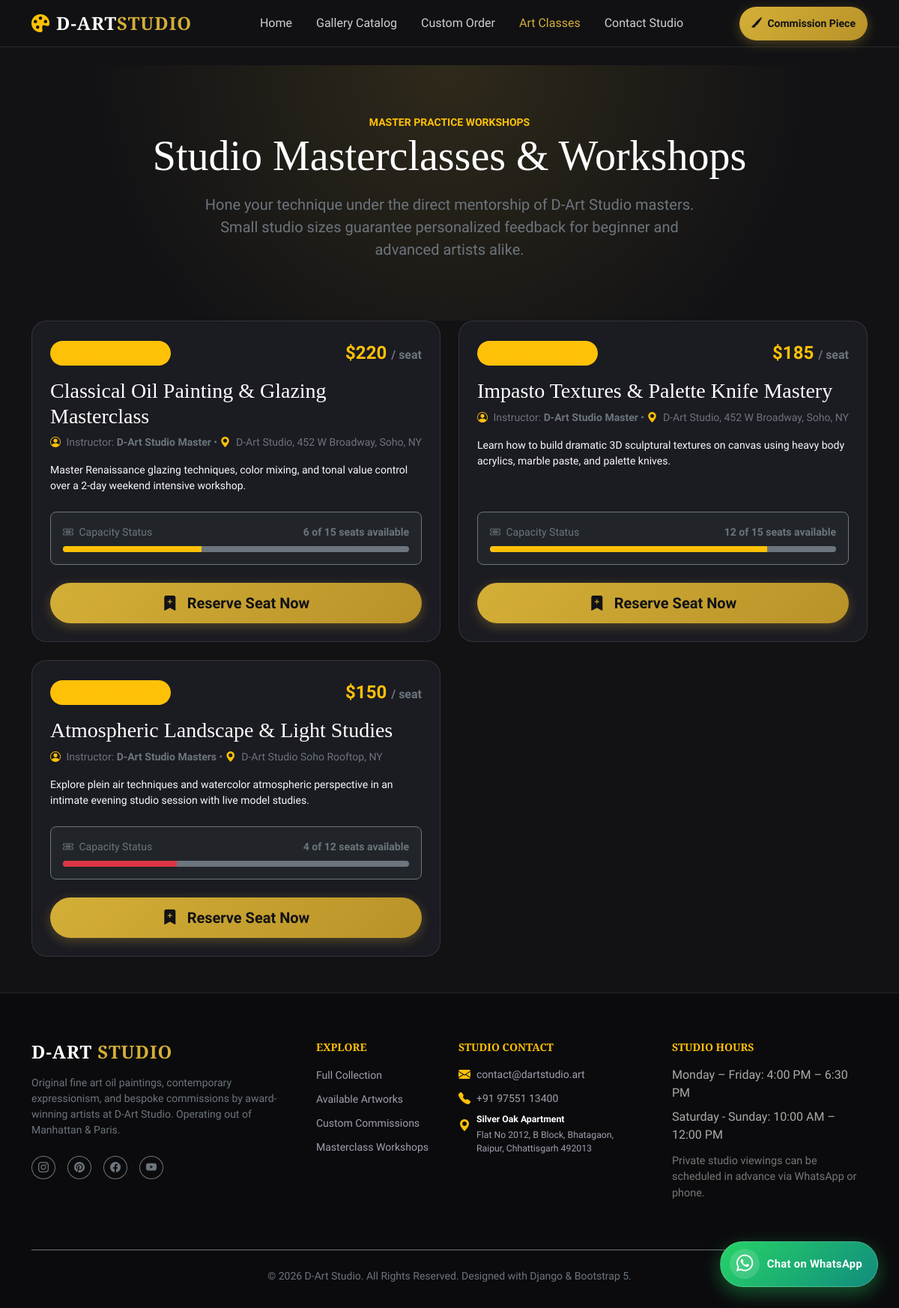
/classes/, run on the app's committed database.
### gallery/models.py (models this page shows, shortened)
class ArtClass(models.Model):
    title = models.CharField(max_length=200)
    slug = models.SlugField(unique=True, max_length=200, blank=True)
    description = models.TextField()
    date = models.DateTimeField()
    price = models.DecimalField(max_digits=8, decimal_places=2)
    location = models.CharField(max_length=250)
    seats_available = models.PositiveIntegerField()
    total_seats = models.PositiveIntegerField(default=15)
    instructor = models.CharField(max_length=100, default="D-Art Studio Team")
    image = models.ImageField(upload_to='classes/', blank=True, null=True)
    class Meta:
        verbose_name_plural = "Art Classes"
        ordering = ['date']

### gallery/views.py (the view, shortened to what this page needs)
# urls.py: path('classes/', views.ClassesView.as_view(), name='classes_list'),
class ClassesView(View):
    def get(self, request):
        classes = ArtClass.objects.all()
        reservation_form = SeatReservationForm()
        return render(request, 'gallery/classes.html', {
            'classes': classes,
            'reservation_form': reservation_form
        })

### gallery/templates/gallery/classes.html (shortened to what this page needs)
{% extends 'gallery/base.html' %}
{% load static %}
{% block content %}
<section class="py-5 text-white position-relative" style="background: radial-gradient(circle at 50% 0%, rgba(212, 175, 55, 0.15) 0%, transparent 70%);">
    <div class="container text-center py-3">
        <span class="text-warning text-uppercase fw-bold tracking-wider small">Master Practice Workshops</span>
        <h1 class="display-4 font-serif text-white mb-3">Studio Masterclasses & Workshops</h1>
        <p class="lead text-secondary mx-auto" style="max-width: 700px;">
            Hone your technique under the direct mentorship of D-Art Studio masters. Small studio sizes guarantee personalized feedback for beginner and advanced artists alike.
        </p>
    </div>
</section>
<section class="pb-5">
    <div class="container">
        <div class="row g-4">
            {% for class in classes %}
                <div class="col-lg-6">
                    <div class="class-card p-4 h-100 d-flex flex-column">
                        <div class="d-flex justify-content-between align-items-center mb-3">
                            <span class="badge bg-warning bg-opacity-20 text-warning px-3 py-2 rounded-pill fs-6">
                                <i class="bi bi-calendar-event me-1"></i> {{ class.date|date:"N j, Y" }}
                            </span>
                            <span class="fs-4 fw-bold text-warning">${{ class.price|floatformat:0 }} <small class="fs-6 text-secondary font-sans">/ seat</small></span>
                        </div>
                        <h3 class="font-serif text-white mb-2">{{ class.title }}</h3>
                        <p class="text-secondary small mb-3">
                            <i class="bi bi-person-circle me-1 text-warning"></i> Instructor: <strong>{{ class.instructor }}</strong> &bull;
                            <i class="bi bi-geo-alt-fill me-1 text-warning"></i> {{ class.location }}
                        </p>
                        <p class="text-light small flex-grow-1 mb-4">
                            {{ class.description }}
                        </p>
                        <div class="mb-4 bg-dark p-3 rounded-3 border border-secondary border-opacity-30">
                            <div class="d-flex justify-content-between text-secondary small mb-2">
                                <span><i class="bi bi-ticket-detailed me-1"></i> Capacity Status</span>
                                <strong>{{ class.seats_available }} of {{ class.total_seats }} seats available</strong>
                            </div>
                            <div class="progress bg-secondary bg-opacity-40" style="height: 8px;">
                                <div class="progress-bar {% if class.seats_available > 5 %}bg-warning{% else %}bg-danger{% endif %}" role="progressbar" style="width: {% widthratio class.seats_available class.total_seats 100 %}%;" aria-valuenow="{{ class.seats_available }}" aria-valuemin="0" aria-valuemax="{{ class.total_seats }}"></div>
                            </div>
                        </div>
                        <div class="d-grid mt-auto">
                            {% if class.seats_available > 0 %}
                                <button type="button" class="btn btn-gold btn-lg" data-bs-toggle="modal" data-bs-target="#reserveSeatModal" data-class-id="{{ class.id }}" data-class-title="{{ class.title }}" data-class-price="{{ class.price|floatformat:0 }}" data-seats-available="{{ class.seats_available }}">
                                    <i class="bi bi-bookmark-plus-fill me-2"></i> Reserve Seat Now
                                </button>
                            {% else %}
                                <button class="btn btn-secondary btn-lg" disabled>
                                    <i class="bi bi-x-circle-fill me-2"></i> Workshop Fully Booked
                                </button>
                            {% endif %}
                        </div>
                    </div>
                </div>
            {% empty %}
                <div class="col-12 text-center py-5 glass-panel">
                    <p class="text-secondary mb-0">No upcoming workshops scheduled at this moment. Check back soon or join our Collector Club for priority class announcements.</p>
                </div>
            {% endfor %}
        </div>
    </div>
</section>
{% endblock %}

### gallery/static/gallery/css/style.css (style rules this page uses)
:root { --color-bg-dark: #121215; --color-bg-card: #1b1b22; --color-bg-surface: #24242d; --color-gold: #d4af37; --color-gold-hover: #e5c158; --color-gold-light: rgba(212, 175, 55, 0.15); --color-text-light: #f8f9fa; --color-text-muted: #a0a0b0; --color-border: rgba(255, 255, 255, 0.1); --font-heading: 'Playfair Display', serif; --font-body: 'Plus Jakarta Sans', sans-serif; }
body { font-family: var(--font-body); background-color: var(--color-bg-dark); color: var(--color-text-light); overflow-x: hidden; }
h1, h2, h3, h4, h5, h6, .font-serif { font-family: var(--font-heading); }
.btn-gold { background: linear-gradient(135deg, #d4af37 0%, #b89228 100%); color: #121215; font-weight: 600; border: none; padding: 0.75rem 1.75rem; border-radius: 50rem; transition: all 0.3s ease; box-shadow: 0 4px 15px rgba(212, 175, 55, 0.3); }
.class-card { background: var(--color-bg-card); border: 1px solid var(--color-border); border-radius: 1.25rem; overflow: hidden; transition: all 0.3s ease; }

### data on the page
ArtClass: price "220", title "Classical Oil Painting & Glazing Masterclass", instructor "D-Art Studio Master", location "D-Art Studio, 452 W Broadway, Soho, NY", description "Master Renaissance glazing techniques, color mixing, and tonal value control over a 2-day weekend intensive workshop.", seats_available "6", total_seats "15"
ArtClass: price "185", title "Impasto Textures & Palette Knife Mastery", instructor "D-Art Studio Master", location "D-Art Studio, 452 W Broadway, Soho, NY", description "Learn how to build dramatic 3D sculptural textures on canvas using heavy body acrylics, marble paste, and palette knives.", seats_available "12", total_seats "15"
ArtClass: price "150", title "Atmospheric Landscape & Light Studies", instructor "D-Art Studio Masters", location "D-Art Studio Soho Rooftop, NY", description "Explore plein air techniques and watercolor atmospheric perspective in an intimate evening studio session with live model studies.", seats_available "4", total_seats "12"
